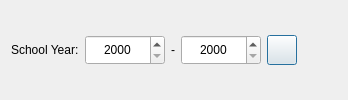
       <widget class="QWidget" name="widget" native="true">
        <layout class="QHBoxLayout" name="horizontalLayout_4">
         <item>
          <widget class="QLabel" name="label_15">
           <property name="text">
            <string>School Year:</string>
           </property>
          </widget>
         </item>
         <item>
          <widget class="QSpinBox" name="spinBox_SY1">
           <property name="minimumSize">
            <size>
             <width>80</width>
             <height>30</height>
            </size>
           </property>
           <property name="maximumSize">
            <size>
             <width>80</width>
             <height>30</height>
            </size>
           </property>
           <property name="styleSheet">
            <string notr="true"/>
           </property>
           <property name="alignment">
            <set>Qt::AlignCenter</set>
           </property>
           <property name="minimum">
            <number>2000</number>
           </property>
           <property name="maximum">
            <number>3000</number>
           </property>
          </widget>
         </item>
         <item>
          <widget class="QLabel" name="label_16">
           <property name="text">
            <string>-</string>
           </property>
          </widget>
         </item>
         <item>
          <widget class="QSpinBox" name="spinBox_SY2">
           <property name="minimumSize">
            <size>
             <width>80</width>
             <height>30</height>
            </size>
           </property>
           <property name="maximumSize">
            <size>
             <width>80</width>
             <height>30</height>
            </size>
           </property>
           <property name="styleSheet">
            <string notr="true"/>
           </property>
           <property name="alignment">
            <set>Qt::AlignCenter</set>
           </property>
           <property name="minimum">
            <number>2000</number>
           </property>
           <property name="maximum">
            <number>3000</number>
           </property>
          </widget>
         </item>
         <item>
          <widget class="QPushButton" name="btnRefreshSY">
           <property name="minimumSize">
            <size>
             <width>30</width>
             <height>30</height>
            </size>
           </property>
           <property name="maximumSize">
            <size>
             <width>30</width>
             <height>30</height>
            </size>
           </property>
           <property name="cursor">
            <cursorShape>PointingHandCursor</cursorShape>
           </property>
           <property name="text">
            <string/>
           </property>
           <property name="icon">
            <iconset resource="../resources.qrc">
             <normaloff>:/Images/Images/undo.png</normaloff>:/Images/Images/undo.png</iconset>
           </property>
           <property name="iconSize">
            <size>
             <width>25</width>
             <height>25</height>
            </size>
           </property>
           <property name="default">
            <bool>true</bool>
           </property>
           <property name="class" stdset="0">
            <string>button-normal</string>
           </property>
          </widget>
         </item>
         <item>
          <spacer name="horizontalSpacer">
           <property name="orientation">
            <enum>Qt::Horizontal</enum>
           </property>
           <property name="sizeHint" stdset="0">
            <size>
             <width>40</width>
             <height>20</height>
            </size>
           </property>
          </spacer>
         </item>
        </layout>
       </widget>
